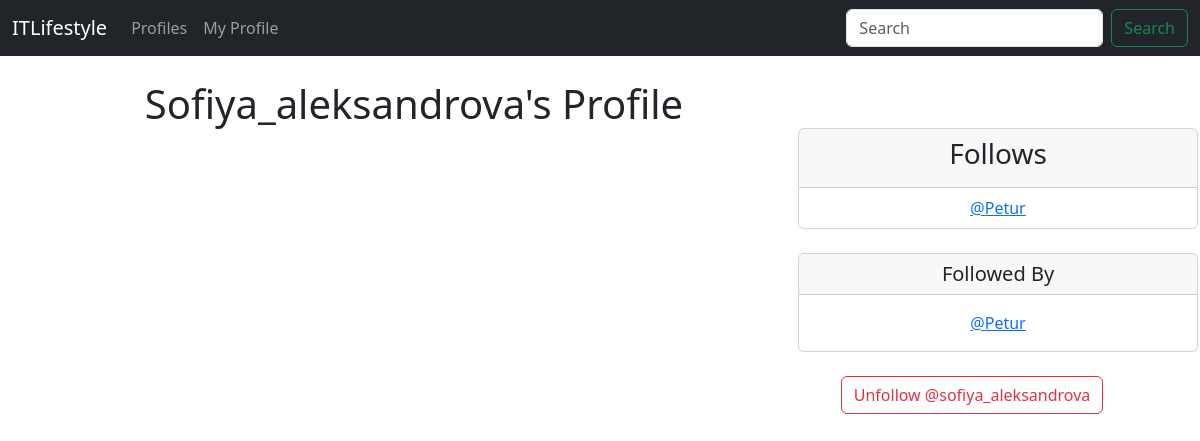
Before: /profile/2 (signed in) with the older database file.
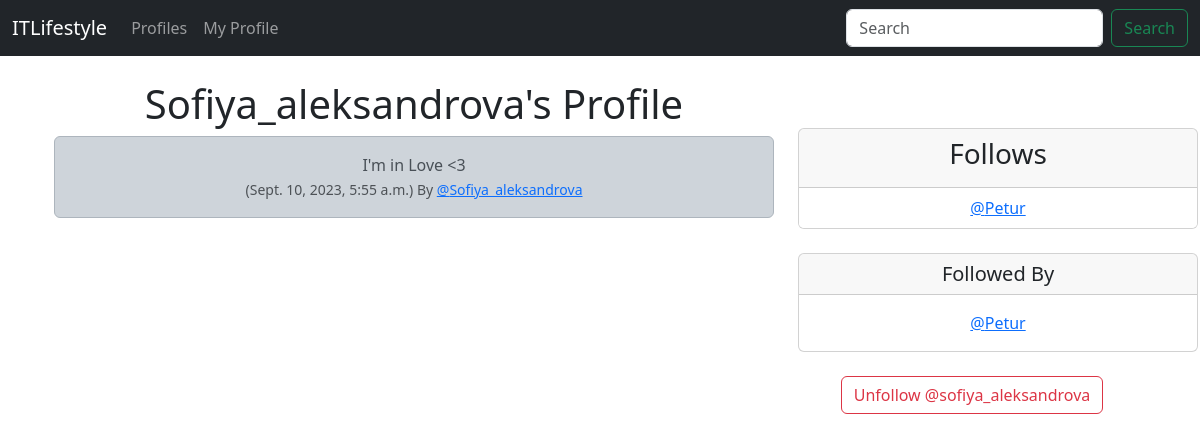
After: the same page with the newer database file.
### itlifestyle/models.py (models this page shows, shortened)
class Profile(models.Model):
    user = models.OneToOneField(User, on_delete=models.CASCADE)
    follows = models.ManyToManyField('self',
                                     related_name='followed_by',
                                     symmetrical=False,
                                     blank=True,
                                     )
    date_modified = models.DateTimeField(User, auto_now=True)
    def __str__(self):
        return self.user.username

class UserPost(models.Model):
    user = models.ForeignKey(
        User,
        related_name='post',
        on_delete=models.DO_NOTHING
    )
    body = models.CharField(max_length=200)
    created_at = models.DateTimeField(auto_now_add=True)

### itlifestyle/views.py (the view, shortened to what this page needs)
# urls.py: path('profile/<int:pk>', views.profile, name='profile'),
def profile(request, pk):
    if request.user.is_authenticated:
        user_profile = Profile.objects.get(user_id=pk)
        posts = UserPost.objects.filter(user_id=pk).order_by('-created_at')
        return render(request, 'profile.html', {'user_profile': user_profile, 'posts': posts})
    else:
        messages.success(request, 'You Must Be Logged In To View This Page!')
        return redirect('home')

### itlifestyle/templates/profile.html (shortened to what this page needs)
{% extends 'base.html' %}
{% block content %}
{% if user_profile %}
<div class="container text-center">
    <div class="row">
        <div class="col-8">
            <h1>{{ user_profile.user.username }}'s Profile</h1>
            {% for post in posts %}
            <div class="alert alert-dark" role="alert">
                {{ post.body }}<br/>
                <small class="text-muted">
                    ({{ post.created_at }}) By
                    <a href="{% url 'profile' post.user.id %}">@{{ post.user.username }}</a>
                </small>
            </div>
            <br/>
            {% endfor %}
        </div>
        <br/>
        <div class="col-4">
            <br/><br/>
            <div class="card" style="width: 25rem;">
                <div class="card-header">
                    <h3>
                        Follows
                    </h3>
                </div>
                <ul class="list-group list-group-flush">
                    {% for following in user_profile.follows.all %}
                    {% if following != user_profile %}
                    <li class="list-group-item"><a href="{% url 'profile' following.user.id %}">@{{ following }}</a>
                    </li>
                    {% endif %}
                    {% endfor %}
                </ul>
            </div>
            <br/>
            <div class="card" style="width: 25rem;">
                <h5 class="card-header">Followed By</h5>
                <div class="card-body">
                    <p class="card-text">
                        {% for following in user_profile.followed_by.all %}
                        {% if following != user_profile %}
                        <a href="{% url 'profile' following.user.id %}">@{{ following }}</a>
                        <br/>
                        {% endif %}
                        {% endfor %}
                    </p>
                </div>
            </div>
            <br/>
            <form method=POST>
                {% if user_profile in user.profile.follows.all %}
                <button class="btn btn-outline-danger" name="follow" value="unfollow" type="submit">
                    Unfollow @{{ user_profile.user.username|lower }}
                </button>
                {% else %}
                <button class="btn btn-outline-success" name="follow" value="follow" type="submit">
                    Follow @{{ user_profile.user.username|lower }}
                </button>
                {% endif %}
            </form>
            <br/>
        </div>
    </div>
</div>
{% endif %}
{% endblock %}

Changed rows visible on the page:
added UserPost: body "I'm in Love <3", created_at "Sept. 10, 2023, 5:55 a.m.", user.username "Sofiya_aleksandrova"
